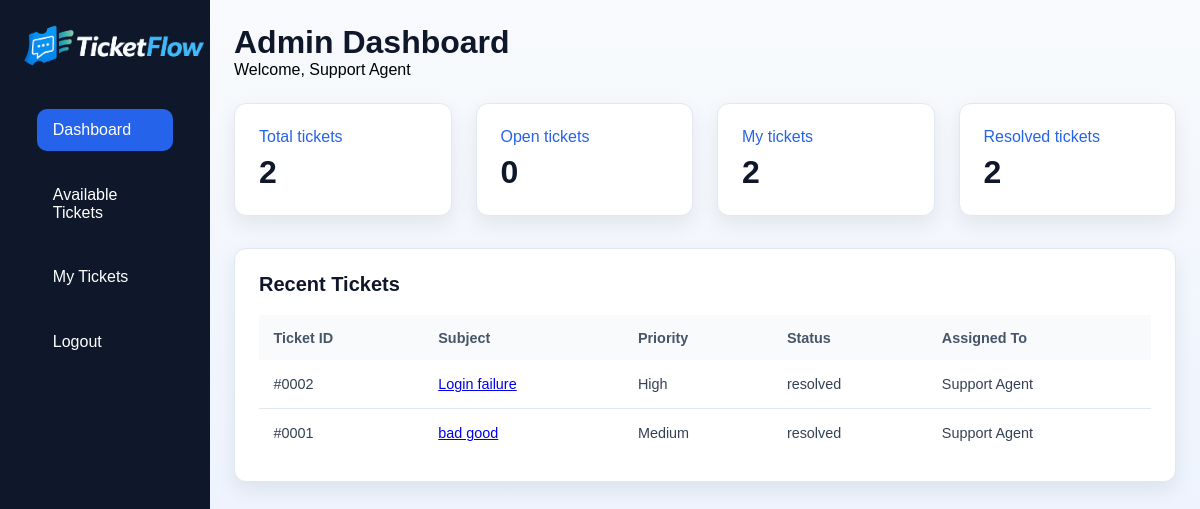
/admin-dashboard.php (signed in), run on the app's committed database.
### tables this page shows
CREATE TABLE IF NOT EXISTS `tickets` (
  `id` int NOT NULL AUTO_INCREMENT,
  `ticket_code` varchar(20) DEFAULT NULL,
  `user_id` int NOT NULL,
  `assigned_to` int DEFAULT NULL,
  `subject` varchar(200) NOT NULL,
  `description` text NOT NULL,
  `image` varchar(255) DEFAULT NULL,
  `status` enum('open','in_progress','resolved') NOT NULL DEFAULT 'open',
  `priority` enum('low','medium','high') NOT NULL DEFAULT 'medium',
  `created_at` timestamp NULL DEFAULT CURRENT_TIMESTAMP,
  `updated_at` timestamp NULL DEFAULT CURRENT_TIMESTAMP ON UPDATE CURRENT_TIMESTAMP,
  PRIMARY KEY (`id`),
  UNIQUE KEY `ticket_code` (`ticket_code`),
  KEY `user_id` (`user_id`),
  KEY `assigned_to` (`assigned_to`)
);

CREATE TABLE IF NOT EXISTS `users` (
  `id` int NOT NULL AUTO_INCREMENT,
  `name` varchar(100) NOT NULL,
  `email` varchar(150) NOT NULL,
  `phone` varchar(20) DEFAULT NULL,
  `password` varchar(255) NOT NULL,
  `role` enum('user','support') NOT NULL DEFAULT 'user',
  `created_at` timestamp NULL DEFAULT CURRENT_TIMESTAMP,
  PRIMARY KEY (`id`),
  UNIQUE KEY `email` (`email`)
);

### admin-dashboard.php (the view, shortened to what this page needs)
<?php
require 'sqlicon.php';
$admin_id = $_SESSION['user_id'];
function countAll($con, $sql) {
    $result = mysqli_query($con, $sql);
    $row = mysqli_fetch_row($result);
    return $row[0];
}
$total = countAll($con, "SELECT COUNT(*) FROM tickets");
$open = countAll($con, "SELECT COUNT(*) FROM tickets WHERE status = 'open'");
$resolved = countAll($con, "SELECT COUNT(*) FROM tickets WHERE status = 'resolved'");
$stmt = mysqli_prepare($con, "SELECT COUNT(*) FROM tickets WHERE assigned_to = ?");
mysqli_stmt_bind_param($stmt, "i", $admin_id);
mysqli_stmt_execute($stmt);
mysqli_stmt_bind_result($stmt, $mine);
$recent = mysqli_query($con, "
    SELECT t.id, t.subject, t.priority, t.status, a.name AS agent_name
    FROM tickets t
    LEFT JOIN users a ON t.assigned_to = a.id
    ORDER BY t.created_at DESC
    LIMIT 10
");
?>
<!DOCTYPE html>
<html lang="en">
<head>
    <link rel="stylesheet" href="./admin-dashboard.css">
</head>
<body>
  <section>
    <nav class="admin-nav">
      <img src="./logo.png" alt="" class="logo">
      <ul>
          <li><a href="./admin-dashboard.php" class="active">Dashboard</a></li>
          <li><a href="./available-tickets.php">Available Tickets</a></li>
          <li><a href="./admin-tickets.php">My Tickets</a></li>
          <li><a href="./logout.php">Logout</a></li>
      </ul>
  </nav>
  <main class="dashboard">
    <header>
      <h1>Admin Dashboard</h1>
      <p>Welcome, <?php echo htmlspecialchars($_SESSION['name']); ?></p>
    </header>
    <section class="stats">
      <div class="box">
        <h2>Total tickets</h2>
        <p class="tickets-no"><?php echo $total; ?></p>
      </div>
      <div class="box">
        <h2>Open tickets</h2>
        <p class="tickets-no"><?php echo $open; ?></p>
      </div>
      <div class="box">
        <h2>My tickets</h2>
        <p class="tickets-no"><?php echo $mine; ?></p>
      </div>
      <div class="box">
        <h2>Resolved tickets</h2>
        <p class="tickets-no"><?php echo $resolved; ?></p>
      </div>
    </section>
    <section class="recent-tickets">
      <div class="section-header">
        <h2>Recent Tickets</h2>
      </div>
      <div class="tickets-table">
        <table>
          <thead>
            <tr>
              <th>Ticket ID</th>
              <th>Subject</th>
              <th>Priority</th>
              <th>Status</th>
              <th>Assigned To</th>
            </tr>
          </thead>
          <tbody>
            <?php if (mysqli_num_rows($recent) > 0): ?>
              <?php while ($row = mysqli_fetch_assoc($recent)): ?>
                <tr>
                  <td>#<?php echo str_pad($row['id'], 4, '0', STR_PAD_LEFT); ?></td>
                  <td><a href="./admin-ticket-details.php?id=<?php echo $row['id']; ?>"><?php echo htmlspecialchars($row['subject']); ?></a></td>
                  <td><?php echo ucfirst($row['priority']); ?></td>
                  <td><?php echo htmlspecialchars($row['status']); ?></td>
                  <td><?php echo $row['agent_name'] ? htmlspecialchars($row['agent_name']) : 'Unassigned'; ?></td>
                </tr>
              <?php endwhile; ?>
            <?php else: ?>
              <tr><td colspan="5">No tickets yet.</td></tr>
            <?php endif; ?>
          </tbody>
        </table>
      </div>
    </section>
  </main>
  </section>
</html>

### admin-dashboard.css (style rules this page uses)
* { margin: 0; padding: 0; box-sizing: border-box; }
body { background: linear-gradient(180deg,#F8FAFC 0%, #E8F0FF 100%); height:100vh; font-family: 'Poppins', sans-serif; }
.logo { width: 180px; }
.admin-nav { display: flex; flex-direction: column; position: fixed; align-items: flex-start; background-color: #0F172A; width: 210px; height: 100vh; gap:1.2rem; padding: 1.5rem; }
ul { list-style: none; padding: 0.8rem; display: flex; flex-direction: column; }
.admin-nav ul li a { display:flex; align-items:center; gap:15px; padding:12px 16px; border-radius:10px; transition:.3s; color: #ffff; transition: all 0.3s ease; text-decoration: none; }
.admin-nav li { margin: 0.7rem 0; }
.admin-nav li .active { background:#2563EB; color:white; }
.dashboard { width: calc(100% - 210px); margin-left: 210px; padding: 1.5rem; }
.stats { display: flex; gap: 1.5rem; margin-bottom: 1.5rem; }
.dashboard header { margin-bottom: 1.5rem; }
.dashboard header h1 { font-size: 2rem; color: #0F172A; }
.stats { display: grid; grid-template-columns: repeat(4, 1fr); gap: 1.5rem; margin-bottom: 2rem; }
.box { background: #fff; padding: 1.5rem; border-radius: 12px; border: 1px solid #E2E8F0; box-shadow: 0 8px 20px rgba(15, 23, 42, 0.08); }
.box h2 { font-size: 1rem; font-weight: 500; color: #2563EB; margin-bottom: 0.5rem; }
.tickets-no { font-size: 2rem; font-weight: 600; color: #0F172A; }
.recent-tickets { background: #fff; padding: 1.5rem; border-radius: 12px; border: 1px solid #E2E8F0; box-shadow: 0 8px 20px rgba(15, 23, 42, 0.08); }
.section-header { margin-bottom: 1rem; font-size: 1.25rem; color: #0F172A; }
.section-header h2 { font-size: 1.25rem; color: #0F172A; }
.tickets-table { width: 100%; overflow-x: auto; }
.tickets-table table { width: 100%; border-collapse: collapse; }
.tickets-table th { text-align: left; padding: 0.9rem; background: #F8FAFC; color: #475569; font-size: 0.9rem; font-weight: 600; }
.tickets-table td { padding: 0.9rem; border-bottom: 1px solid #E2E8F0; color: #334155; font-size: 0.9rem; }
.tickets-table tbody tr:last-child td { border-bottom: none; }
.section-header { margin-bottom: 1.2rem; }
.tickets-table td { padding: 1rem 0.9rem; border-bottom: 1px solid #E2E8F0; color: #334155; font-size: 0.9rem; }

### data on the page
tickets: id "0002", subject "Login failure", priority "High", status "resolved", users.name "Support Agent"
tickets: id "0001", subject "bad good", priority "Medium", status "resolved", users.name "Support Agent"

### other printed values
$_SESSION['name'] "Support Agent"
$total "2"
$open "0"
$mine "2"
$resolved "2"
